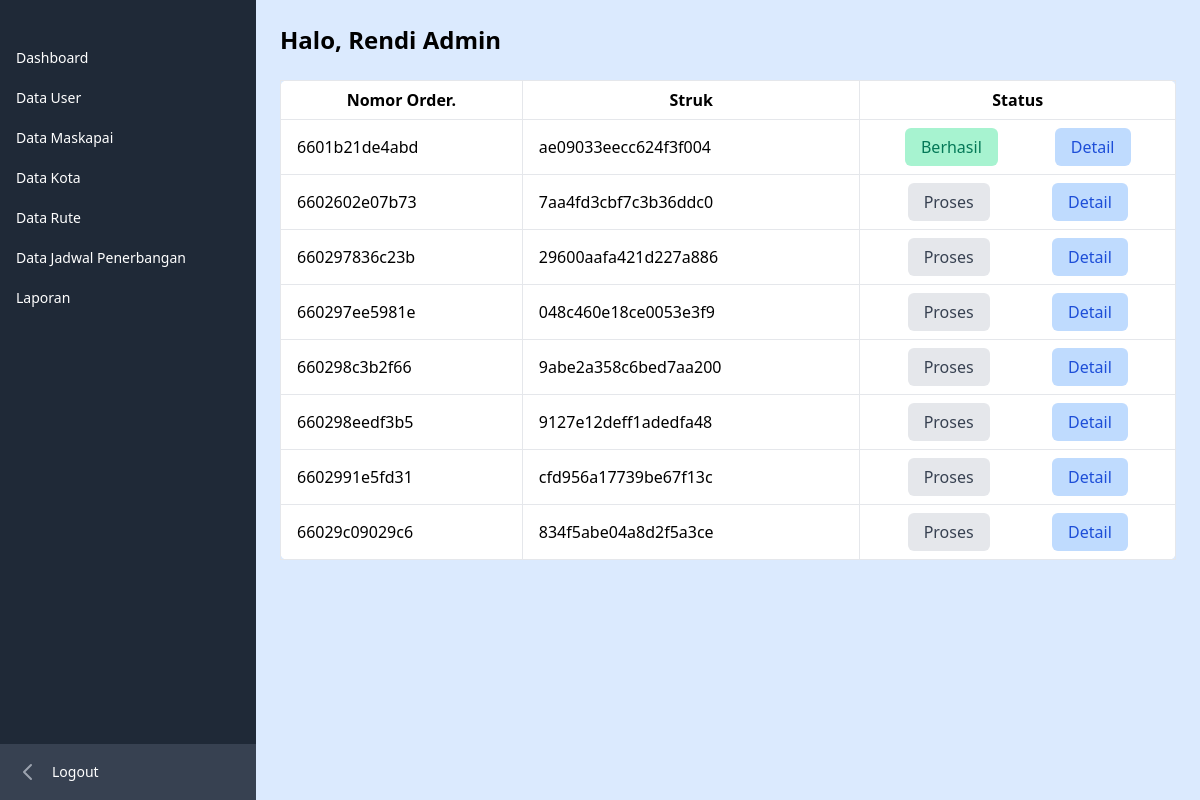
Page /maskapai/order/index.php (signed in) on the committed database.
### tables this page shows
CREATE TABLE `order_tiket` (
  `id_order` varchar(20) NOT NULL,
  `tanggal_transaksi` date NOT NULL,
  `struk` varchar(100) NOT NULL,
  `status` enum('Proses','Berhasil','Gagal') NOT NULL
);

### maskapai/order/index.php (the view, shortened to what this page needs)
<?php
$id_order = query("SELECT * FROM order_tiket")
?>
<?php require '../../layouts/sidebar_maskapai.php'; ?>
<div class="flex-auto overflow-x-hidden bg-blue-100">
    <div class="p-6">
    <div class="">
             <h1 class="text-2xl font-semibold text-blue-950 mb-4">Halo, <?= $_SESSION["nama_lengkap"]; ?></h1>
        </div>
        <table class="min-w-full border-collapse bg-white border border-gray-300 rounded-lg mt-6">
        <thead>
                    <tr>
                        <th class="border py-2 px-4 border-b">Nomor Order.</th>
                        <th class="border py-2 px-4 border-b">Struk</th>
                        <th class="border py-2 px-4 border-b">Status</th>
                    </tr>
        </thead>
        <tbody>
            <?php foreach($id_order as $data) : ?>
        <tr>
            <td class="border py-2 px-4 border-b"><?= $data["id_order"]; ?></td>
            <td class="border py-2 px-4 border-b"><?= $data["struk"]; ?></td>
            <td class="border py-2 px-4 border-b">
            <div class="flex justify-around">
            <?php
                if($data["status"] == "Proses"){
                    ?>
                    <a href="verif.php?id=<?= $data["id_order"]; ?>" class="text-gray-700 bg-gray-200 py-2 px-4 rounded-md">Proses</a>
                    <?php
                } else if($data["status"] == "Berhasil"){
                    ?>
                    <a href="detailOrder.php" class="text-green-700 bg-green-200 py-2 px-4 rounded-md">Berhasil</a>
                    <?php
                } else if($data["status"] == "Gagal"){
                    ?>
                    <a href="" class="text-red-700 bg-red-200 py-2 px-6 rounded-md">Gagal</a>
                    <?php
                }
            ?>
                <a href="detail.php?id=<?= $data["id_order"]; ?>" class="text-blue-700 bg-blue-200 py-2 px-4 rounded-md">Detail</a>
            </div>
            </td>
        </tr>
    <?php endforeach; ?>
        </tbody>
        </table>
    </div>
</div>

### rows in the picture
order_tiket: id_order "6601b21de4abd", struk "ae09033eecc624f3f004", status "Berhasil"
order_tiket: id_order "6602602e07b73", struk "7aa4fd3cbf7c3b36ddc0"
order_tiket: id_order "660297836c23b", struk "29600aafa421d227a886"
order_tiket: id_order "660297ee5981e", struk "048c460e18ce0053e3f9"
order_tiket: id_order "660298c3b2f66", struk "9abe2a358c6bed7aa200"
order_tiket: id_order "660298eedf3b5", struk "9127e12deff1adedfa48"
order_tiket: id_order "6602991e5fd31", struk "cfd956a17739be67f13c"
order_tiket: id_order "66029c09029c6", struk "834f5abe04a8d2f5a3ce"

### other values in the picture
$_SESSION["nama_lengkap"] "Rendi Admin"
